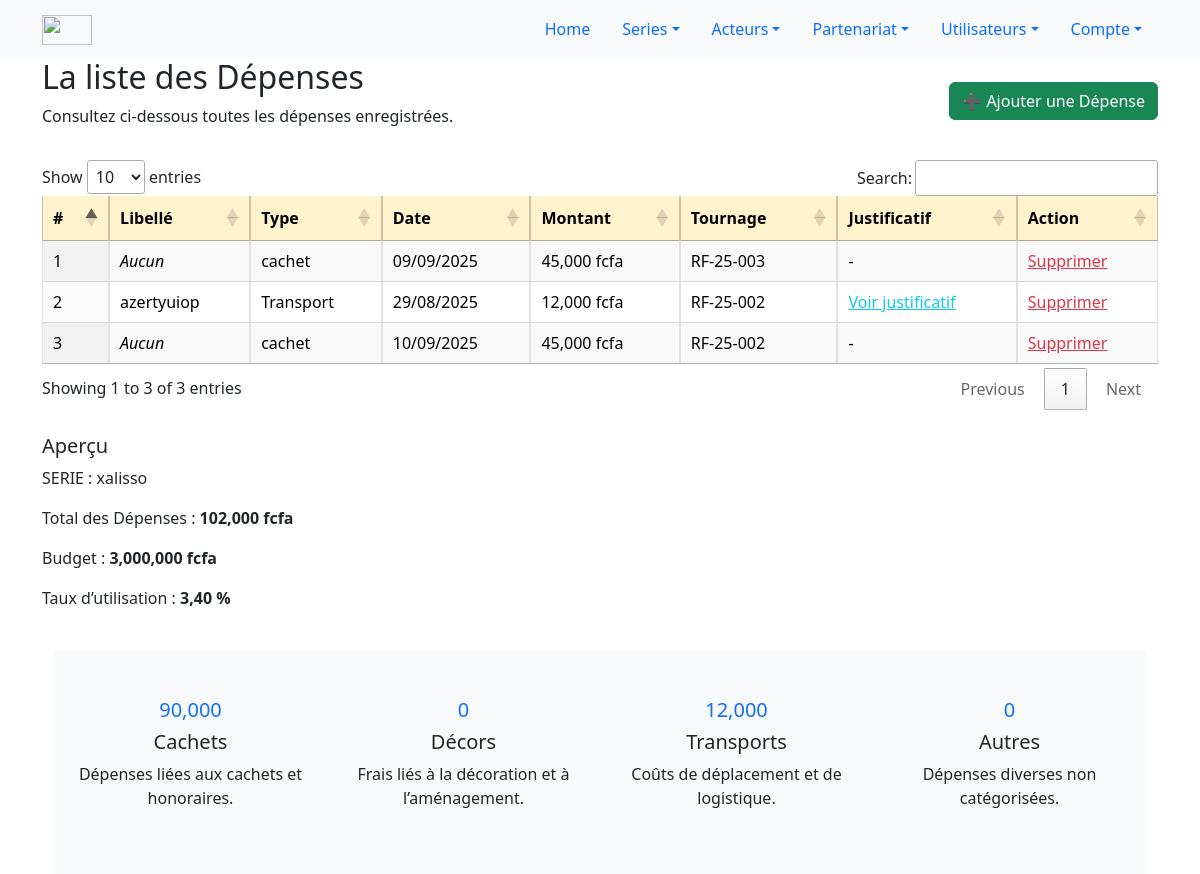
The app's page /public/appManager/depenses/liste_all.php?id=1 (signed in) with its own data.
### tables this page shows
CREATE TABLE IF NOT EXISTS `depenses` (
  `id` int NOT NULL AUTO_INCREMENT,
  `serie_id` int NOT NULL,
  `tournage_id` int DEFAULT NULL,
  `libelle` varchar(255) DEFAULT NULL,
  `montant` decimal(10,2) NOT NULL,
  `date_depense` date NOT NULL,
  `type_depense` varchar(100) DEFAULT NULL,
  `justificatif` varchar(255) DEFAULT NULL,
  PRIMARY KEY (`id`),
  KEY `serie_id` (`serie_id`),
  KEY `tournage_id` (`tournage_id`)
);

CREATE TABLE IF NOT EXISTS `tournages` (
  `id` int NOT NULL AUTO_INCREMENT,
  `serie_id` int NOT NULL,
  `date_tournage` date DEFAULT NULL,
  `date_fin` date DEFAULT NULL,
  `lieu` varchar(255) DEFAULT NULL,
  `description` text,
  `reference` varchar(20) NOT NULL,
  PRIMARY KEY (`id`),
  UNIQUE KEY `reference` (`reference`),
  KEY `serie_id` (`serie_id`)
);

CREATE TABLE IF NOT EXISTS `series` (
  `id` int NOT NULL AUTO_INCREMENT,
  `titre` varchar(150) NOT NULL,
  `description` text,
  `logo` varchar(255) DEFAULT NULL,
  `date_sortie` date DEFAULT NULL,
  `type` varchar(100) DEFAULT NULL,
  `budget` decimal(10,0) NOT NULL,
  `projet_id` int DEFAULT NULL,
  PRIMARY KEY (`id`),
  KEY `projet_id` (`projet_id`)
);

### config/fonction.php (called while the page is built, shortened)
<?php
function connexionBD()
{
    $host = "localhost";
    $user = "root";
    $pass = "";
    $db   = "evenprod_db";
    $connexion = mysqli_connect($host, $user, $pass, $db);
    mysqli_set_charset($connexion, "utf8mb4");
    return $connexion;
}
$connexion = connexionBD();
function getSerieById($serieId) {
    global $connexion;
    $serieId = (int)$serieId;
    $sql = "SELECT * FROM series WHERE id = $serieId";
    $res = mysqli_query($connexion, $sql);
    return mysqli_fetch_assoc($res);
}
function getDepensesBySerie($serieId) {
    global $connexion;
    $serieId = (int)$serieId;
    $sql = "SELECT d.id, d.libelle, d.type_depense, d.date_depense, d.montant, d.justificatif,
                   t.reference AS tournage_reference
            FROM depenses d
            LEFT JOIN tournages t ON d.tournage_id = t.id
            WHERE d.serie_id = $serieId
            ORDER BY d.id DESC";
    $result = mysqli_query($connexion, $sql);
    $depenses = [];
    while ($row = mysqli_fetch_assoc($result)) {
        $depenses[] = $row;
    }
    return $depenses;
}
function getTotauxDepensesBySerie($connexion, $serie_id)
{
    $totaux = [
        "decor" => 0,
        "transport" => 0,
        "cachet" => 0,
        "autre" => 0,
    ];
    $sql = "SELECT type_depense, SUM(montant) as total
            FROM depenses
            WHERE serie_id = ?
              AND type_depense IN ('decor','transport','cachet','autre')
            GROUP BY type_depense";
    $stmt = mysqli_prepare($connexion, $sql);
    mysqli_stmt_bind_param($stmt, "i", $serie_id);
    mysqli_stmt_execute($stmt);
    $result = mysqli_stmt_get_result($stmt);
    if ($result) {
        while ($row = mysqli_fetch_assoc($result)) {
            $type = strtolower($row['type_depense']);
            $totaux[$type] = $row['total'];
        }
    }
    return $totaux;
}
?>

### public/appManager/depenses/liste_all.php (the view, shortened to what this page needs)
<?php
include '../../../config/fonction.php';
$serieId = $_GET['id'] ?? 0;
$serie = getSerieById($serieId);
$depenses = getDepensesBySerie($serieId);
$totaux = getTotauxDepensesBySerie($connexion, $serieId);
$total = 0;
foreach ($depenses as $d) {
    $total += $d['montant'];
}
?>
<?php include '../../../includes/header.php'; ?>
<head>
    <link rel="stylesheet" href="<?php echo $url_base; ?>pages/acteur/add.css">
    <link rel="stylesheet" href="https://cdn.datatables.net/1.13.6/css/jquery.dataTables.min.css">
    <link rel="stylesheet" href="https://cdnjs.cloudflare.com/ajax/libs/font-awesome/5.12.1/css/all.min.css"
 />
</head>
<section class="section gray-bg" id="contactus">
    <div class="container">
        <div class="row align-items-center mb-3">
            <div class="col-lg-8">
                <div class="section-title">
                    <h2>La liste des Dépenses</h2>
                    <p>Consultez ci-dessous toutes les dépenses enregistrées.</p>
                </div>
            </div>
            <div class="col-lg-4 text-end">
                <a href="add_depense.php?id=<?php echo htmlspecialchars($serie['id'])?>" class="btn btn-success">➕
                    Ajouter une Dépense</a>
            </div>
        </div>
        <div class="row flex-row-reverse">
            <div class="col-lg-12">
                <div class="contact-form">
                    <div class="table-container">
                        <table id="depenseTable" class="display table table-bordered">
                            <thead class="table-warning">
                                <tr>
                                    <th>#</th>
                                    <th>Libellé</th>
                                    <th>Type</th>
                                    <th>Date</th>
                                    <th>Montant</th>
                                    <th>Tournage</th>
                                    <th>Justificatif</th>
                                    <th>Action</th>
                                </tr>
                            </thead>
                            <tbody>
                                <?php $i=1; foreach ($depenses as $row): ?>
                                <tr>
                                    <td><?php echo $i++; ?></td>
                                    <td><?php echo $row['libelle'] ? $row['libelle'] : '<em>Aucun</em>'; ?></td>
                                    <td><?php echo htmlspecialchars($row['type_depense']); ?></td>
                                    <td><?php echo date('d/m/Y', strtotime($row['date_depense'])); ?></td>
                                    <td><?php echo number_format($row['montant'], 0, ',', ','); ?> fcfa</td>
                                    <td><?php echo $row['tournage_reference'] ? $row['tournage_reference'] : '<em>Aucun</em>'; ?>
                                    </td>
                                    <td>
                                        <?php if (!empty($row['justificatif'])): ?>
                                        <a style="text-decoration:underline;" class="text-info"
                                            href="<?php echo $url_base . 'uploads/justificatifs/' . htmlspecialchars($row['justificatif']); ?>"
                                            target="_blank">Voir justificatif</a>
                                        <?php else: ?>
                                        -
                                        <?php endif; ?>
                                    </td>
                                    <td>
                                        <a href="<?php echo $url_base; ?>public/appManager/delete?table=depenses&id=<?= htmlspecialchars($row['id']) ?>&redirect=<?php echo $url_base; ?>public/appManager/depenses/liste_all?id=<?php echo $serieId; ?>"
                                            class="text-decoration-underline text-danger"
                                            onclick="return confirm('Voulez-vous vraiment supprimer ce depense ?');">
                                            Supprimer
                                        </a>
                                    </td>
                                </tr>
                                <?php endforeach; ?>
                            </tbody>
                        </table>
                    </div>
                </div>
            </div>
            <div class="col-lg-12 mt-4">
                <div class="contact-name">
                    <h5>Aperçu</h5>
                    <p>SERIE : <?php echo htmlspecialchars($serie['titre']); ?></p>
                    <p>Total des Dépenses :
                        <strong><?php echo number_format($total, 0, ',', ','); ?> fcfa</strong>
                    </p>
                    <p>Budget :
                        <strong><?php echo number_format($serie['budget'], 0, ',', ','); ?> fcfa</strong>
                    </p>
                    <?php
                        if ($serie['budget'] > 0) {
                            $taux = ($total / $serie['budget']) * 100;
                        } else {
                            $taux = 0;
                        }
                    ?>
                    <p>Taux d’utilisation :
                        <strong><?php echo number_format($taux, 2, ',', ' '); ?> %</strong>
                    </p>
                </div>
            </div>
        </div>
        <section class="pt-4 pb-6" id="count-stats">
            <div class="container">
                <section id="count-stats" class="py-5 bg-light">
                    <div class="container">
                        <div class="row justify-content-center text-center g-4">
                            <div class="col-md-3">
                                <h5 class="text-primary" id="state1" data-count="5234">
                                    <?php echo number_format($totaux['cachet'], 0, ',', ','); ?>
                                </h5>
                                <h5>Cachets</h5>
                                <p>Dépenses liées aux cachets et honoraires.</p>
                            </div>
                            <div class="col-md-3">
                                <h5 class="text-primary" id="state2" data-count="3400">
                                    <?php echo number_format($totaux['decor'], 0, ',', ','); ?>
                                </h5>
                                <h5>Décors</h5>
                                <p>Frais liés à la décoration et à l’aménagement.</p>
                            </div>
                            <div class="col-md-3">
                                <h5 class="text-primary" id="state3" data-count="24">
                                    <?php echo number_format($totaux['transport'], 0, ',', ','); ?>
                                </h5>
                                <h5>Transports</h5>
                                <p>Coûts de déplacement et de logistique.</p>
                            </div>
                            <div class="col-md-3">
                                <h5 class="text-primary" id="state4" data-count="24">
                                    <?php echo number_format($totaux['autre'], 0, ',', ','); ?>
                                </h5>
                                <h5>Autres</h5>
                                <p>Dépenses diverses non catégorisées.</p>
                            </div>
                        </div>
                    </div>
                </section>
            </div>
        </section>
    </div>
</section>

### records on screen
depenses: shows "Aucun", type_depense "cachet", date_depense "09/09/2025", montant "45,000", tournage.reference "RF-25-003"
depenses: libelle "azertyuiop", type_depense "Transport", date_depense "29/08/2025", montant "12,000", tournage.reference "RF-25-002"
depenses: shows "Aucun", type_depense "cachet", date_depense "10/09/2025", montant "45,000", tournage.reference "RF-25-002"
series: titre "xalisso", budget "3,000,000", budget "3,40"

### other values on screen
$total "102,000"
$totaux['cachet'] "90,000"
$totaux['decor'] "0"
$totaux['transport'] "12,000"
$totaux['autre'] "0"
